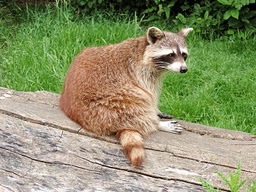
#> input picture raccoon-2378172_960_720.jpg, 256 x 192 px, shrunk from 960 x 720 before the run
$ jupyter execute main.ipynb   (shell and % lines are left out)
#> lines starting #> are read from the running program, lines starting #| are printed output that depends on the picture
### lineCoding/unrz_l.py
import numpy as np
import matplotlib.pyplot as plt

def encode(bitstream, amplitude, n_sample):
    '''
        n_sample = t * sampling_rate
    '''
    # Create time axis for signal
    time_axis = np.arange(len(bitstream) * int(n_sample))

    # Create signal by setting the amplitude of each bit for the duration of that bit
    signal = np.zeros(len(time_axis))
    for i in range(len(bitstream)):
        start_index = i * int(n_sample)
        end_index = (i + 1) * int(n_sample)
        signal[start_index:end_index] = bitstream[i] * amplitude

    return signal

def draw_signal(signal, amplitude, t, sampling_rate):

    time_axis = np.arange(len(signal)) / sampling_rate

    fig, ax = plt.subplots(figsize=(8, 4))
    ax.plot(time_axis, signal, drawstyle='steps-post', linewidth=1.5)
    ax.scatter(time_axis, signal, s=30, c='black')
    ax.set_xlabel('Time')
    ax.set_ylabel('Signal Amplitude')
    ax.set_title('Unipolar NRZ Signal')
    plt.xlim(0, 10)
    plt.grid(True)
    plt.show()

def decode(signal, n_sample):
    decoded_bits = []
    for i in range(0,len(signal),int(n_sample)):
        if signal[i] > 0:
            decoded_bits.append(1)
        else:
            decoded_bits.append(0)
    return np.array(decoded_bits)

### main.ipynb
[cell 1]
from google.colab import drive
drive.mount('/content/drive')

[cell 2]
import matplotlib.pyplot as plt
import numpy as np
import cv2
from scipy import signal
from PIL import Image

# lineCode
from lineCoding import unrz_l
from lineCoding import manchester

[cell 3]
%cd "/content/drive/MyDrive/DataComm_Project"

[cell 4]
# Source image
img = cv2.imread("raccoon-2378172_960_720.jpg", 1)
#> img is the input picture: shape (192, 256, 3); mean B, G, R 106.1, 145.8, 140.2
x,y,z=img.shape[0], img.shape[1], img.shape[2]
#> x = 192; y = 256; z = 3
print(img.shape)
#| (192, 256, 3)
plt.imshow(img)
plt.show()

[cell 5]
# Format data
binary_data = np.unpackbits(img, axis=2)
bitstream = binary_data.ravel()
print(bitstream.shape)
#| (1179648,)

[cell 6]
# prepare for encoding stage
amplitude = 5
t = 0.5
sampling_rate = 10
n = t*sampling_rate

[cell 7]
# encode using uniporlar non-return to zero
signal = unrz_l.encode(bitstream, amplitude, n)
#> the loop in encode, `for i in range(len(bitstream)):` made 1179648 passes
#> (start_index, end_index) on passes 1 to 3: (0, 5), (5, 10), (10, 15)
print(signal.shape)
#| (5898240,)

[cell 8]
# plot signal after encode
unrz_l.draw_signal(signal, amplitude, t, sampling_rate)
#> in draw_signal, `plt.show()`:
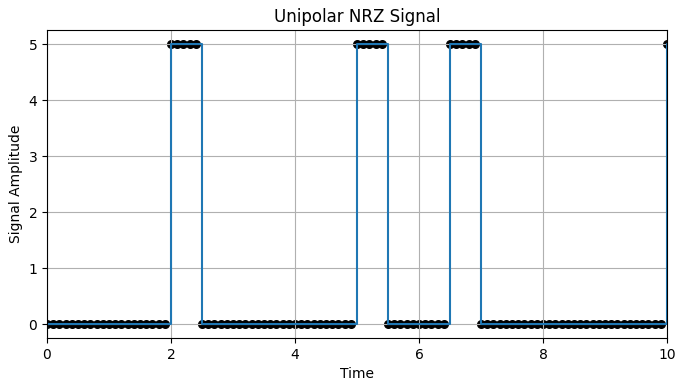
#> figure drawn by matplotlib, 1 panel; curve peaks at x = 2, y = 5
print(bitstream)
#> (printed output is left out)

[cell 9]
# decode the unrz_l
decode = unrz_l.decode(signal, n)
#> the loop in decode, `for i in range(0,len(signal),int(n_sample)):` made 1179648 passes
#> i on passes 2 to 4: 5, 10, 15
#> after the loop in decode, `for i in range(0,len(signal),int(n_sample)):`: decoded_bits = 1179648 items
print(decode.shape)
#| (1179648,)

[cell 10]
# convert 8 bits to 0-255 decimal
decode_dec = np.packbits(decode).reshape((x,y,z))
# print("Result\n",decode_dec)
# print("-----------------------")
# print("Origin data\n", img)

[cell 11]
# convert 3D array to image
de_img = Image.fromarray(decode_dec)
print(decode_dec.shape)
#| (192, 256, 3)
